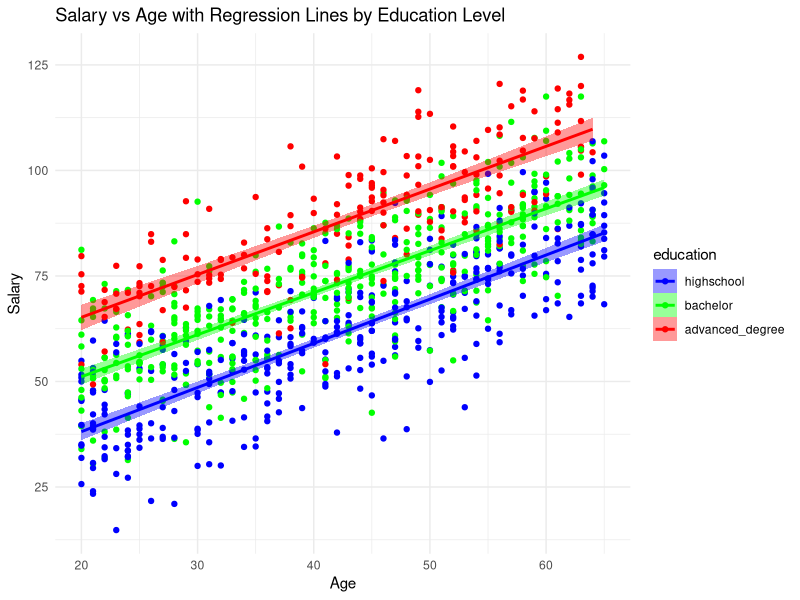

Write the R code that produced this figure.
# Load necessary libraries
library(dplyr)
library(ggplot2)

# Assuming the data is stored in a CSV file, load the dataset
data <- read.csv("salary_data.csv")

# Convert education to a factor and set "highschool" as the reference level
data$education <- factor(data$education, levels = c("highschool", "bachelor", "advanced_degree"))

# Perform linear regression
model <- lm(salary ~ age + education, data = data)

# View the summary of the model
summary(model)

# Get the variance-covariance matrix for the model coefficients
vcov_matrix <- vcov(model)

# Print the variance-covariance matrix
print("Variance-Covariance Matrix of Coefficients:")
print(vcov_matrix)

# Predicting on the dataset (if required)
predictions <- predict(model, newdata = data)

# Create a scatter plot with regression lines for each education category
ggplot(data, aes(x = age, y = salary, color = education)) +
  geom_point() +
  geom_smooth(method = "lm", aes(fill = education), se = TRUE) +
  labs(title = "Salary vs Age with Regression Lines by Education Level",
       x = "Age", y = "Salary") +
  theme_minimal() +
  scale_color_manual(values = c("highschool" = "blue", "bachelor" = "green", "advanced_degree" = "red")) +
  scale_fill_manual(values = c("highschool" = "blue", "bachelor" = "green", "advanced_degree" = "red"))